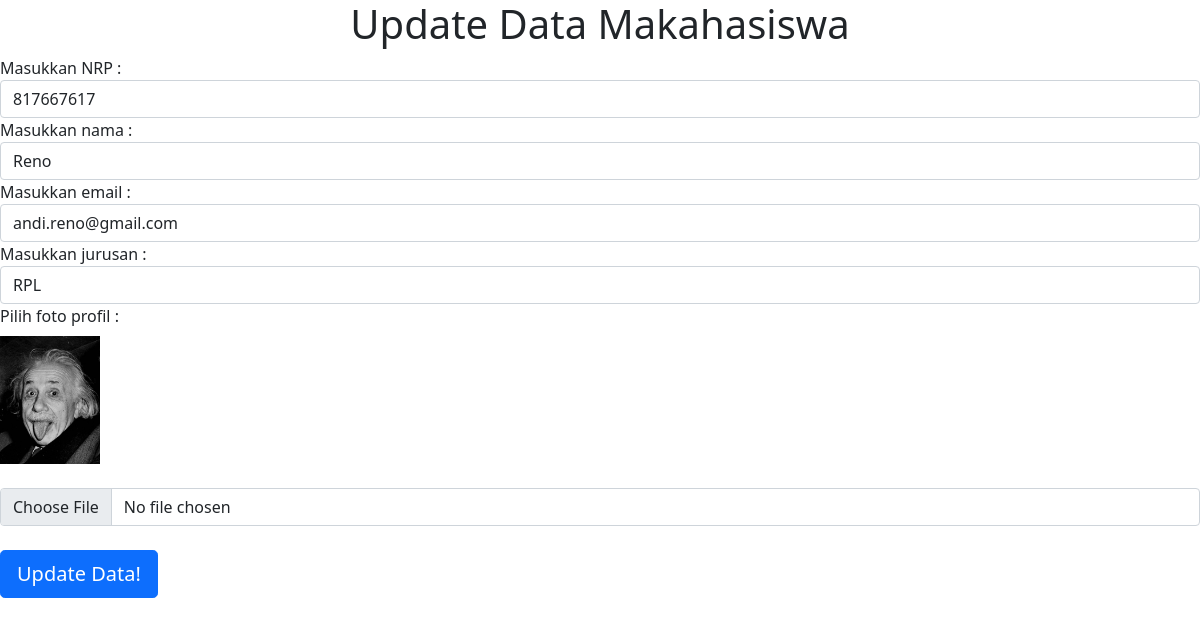
The page /update.php?id=47 (signed in) on the database its author committed.
### tables this page shows
CREATE TABLE `mahasiswa` (
  `id` int(11) NOT NULL,
  `nama` varchar(100) NOT NULL,
  `nrp` char(9) NOT NULL,
  `email` varchar(100) NOT NULL,
  `jurusan` varchar(100) NOT NULL,
  `gambar` varchar(100) NOT NULL
);

### functions.php (called while the page is built, shortened)
<?php
$server = 'localhost';
$username = 'root';
$password = '';
$db_name = 'belajar_database';
$conn = mysqli_connect($server, $username, $password, $db_name);
function query($query){
    global $conn;
    $result = mysqli_query($conn, $query);
    $rows = [];
    while ($row = mysqli_fetch_assoc($result)) {
        $rows[] = $row;
    }
    return $rows;
}
?>

### update.php (the view, shortened to what this page needs)
<?php
require 'functions.php';
$idTarget = $_GET['id'];
$idMahasiswa = query("SELECT * FROM mahasiswa WHERE id = $idTarget")[0];
?>
<!DOCTYPE html>
<html lang="en">
<head>
    <link href="https://cdn.jsdelivr.net/npm/bootstrap@5.0.0-beta3/dist/css/bootstrap.min.css" rel="stylesheet">
</head>
<body>
    <h1 class="text-center">Update Data Makahasiswa</h1>
    <form action="" method="post" enctype="multipart/form-data">
                <div class="form-group">
                <label for="nrp">Masukkan NRP : </label>
                <input type="text" name="nrp" id="nrp" class="form-control" value="<?php echo $idMahasiswa['nrp']; ?>">
                <label for="nama">Masukkan nama : </label>
                <input type="text" name="nama" id="nama" class="form-control" value="<?php echo $idMahasiswa['nama']; ?>">
                <label for="email">Masukkan email : </label>
                <input type="email" name="email" id="email" class="form-control" value="<?php echo $idMahasiswa['email']; ?>">
                <label for="jurusan">Masukkan jurusan : </label>
                <input type="text" name="jurusan" id="jurusan" class="form-control" value="<?php echo $idMahasiswa['jurusan']; ?>">
                <label for="formFile" class="form-label">Pilih foto profil : </label><br>
                <img src="img/user/<?php echo $idMahasiswa['gambar']; ?>" alt="Foto Profil" width="100"><br><br>
                <input class="form-control" type="file" id="formFile" name="gambar"><br>
                <button type="submit" class="btn btn-primary btn-lg btn-block" name="submit">Update Data!</button>
                </div>
    </form>
</body>
</html>

### rows shown on the page
mahasiswa: nrp "817667617", nama "Reno", email "andi.reno@gmail.com", jurusan "RPL", gambar (picture)
